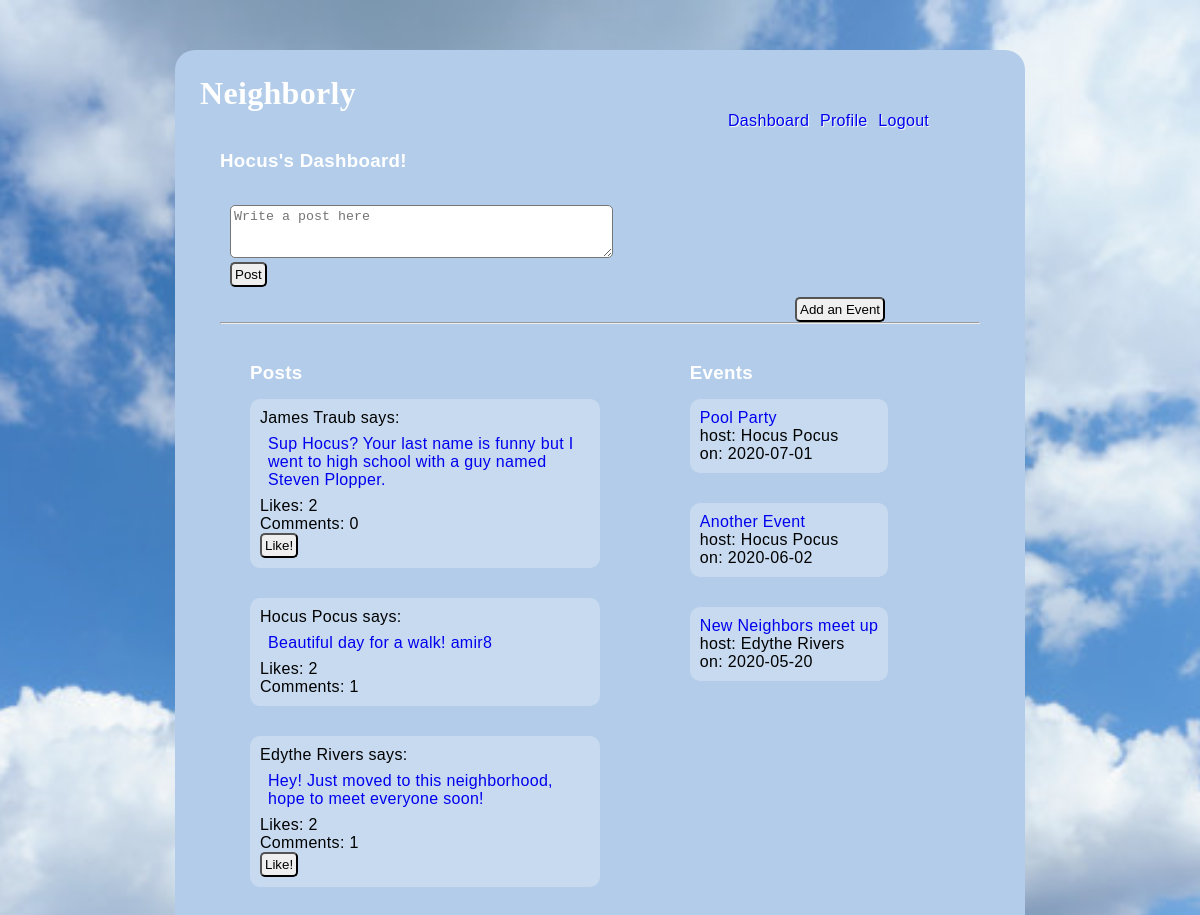
/dashboard (signed in), run on the app's committed database.
### models.py (models this page shows)
class User(db.Model):
    __tablename__ = "users"
    id = db.Column(db.Integer, primary_key=True)
    first_name = db.Column(db.String(45))
    last_name = db.Column(db.String(45))
    email = db.Column(db.String(255))
    address_id = db.Column(db.Integer, db.ForeignKey('addresses.id', ondelete='cascade'))
    address = db.relationship('Address', foreign_keys=[address_id])
    password_hash=db.Column(db.String(255))
    profile_pic = db.Column(db.Text)
    likes_sent = db.relationship('Post', secondary=likes_table, passive_deletes=True)
    all_post = db.relationship('Post', back_populates="user", cascade="all, delete, delete-orphan")
    all_event = db.relationship('Event', back_populates="user", cascade="all, delete, delete-orphan")
    post_comments = db.relationship('Post_comment', back_populates="user", cascade="all, delete, delete-orphan")
    event_comments = db.relationship('Event_comment', back_populates="user", cascade="all, delete, delete-orphan")
    created_at = db.Column(db.DateTime, server_default = func.now())
    updated_at = db.Column(db.DateTime, server_default = func.now(), onupdate = func.now())
    @property
    def full_name(self):
        return self.first_name + ' ' + self.last_name

class Post(db.Model):
    __tablename__ = "posts"
    id = db.Column(db.Integer, primary_key=True)
    message = db.Column(db.String(255))
    user_id = db.Column(db.Integer, db.ForeignKey('users.id', ondelete='cascade'))
    user = db.relationship('User', foreign_keys=[user_id])
    likes_rec = db.relationship('User', secondary=likes_table, passive_deletes=True)
    all_comment = db.relationship('Post_comment', back_populates="post", cascade="all, delete, delete-orphan")
    created_at = db.Column(db.DateTime, server_default = func.now())
    updated_at = db.Column(db.DateTime, server_default = func.now(), onupdate = func.now())
    @property
    def num_likes(self):
        return len(self.likes_rec)
    @property
    def num_comments(self):
        return len(self.all_comment)

class Event(db.Model):
    __tablename__ = "events"
    id = db.Column(db.Integer, primary_key=True)
    title = db.Column(db.String(100))
    description = db.Column(db.String(255))
    date = db.Column(db.String(45))
    time = db.Column(db.String(45))
    user_id = db.Column(db.Integer, db.ForeignKey('users.id', ondelete='cascade'))
    user = db.relationship('User', foreign_keys=[user_id])
    location_id = db.Column(db.Integer, db.ForeignKey('event_locations.id', ondelete='cascade'))
    location = db.relationship('Event_location', foreign_keys=[location_id])
    all_comment = db.relationship('Event_comment', back_populates="event", cascade="all, delete, delete-orphan")
    created_at = db.Column(db.DateTime, server_default = func.now())
    updated_at = db.Column(db.DateTime, server_default = func.now(), onupdate = func.now())

### controller.py (the view)
def dashboard():
    if 'user_id' not in session:
        return redirect("/")
    posts = Post.query.all()
    events = Event.query.all()
    cur_user = User.query.filter_by(id=session['user_id'])
    return render_template("dashboard.html", all_posts = posts, all_events = events,all_users = cur_user )

### templates/dashboard.html (shortened to what this page needs)
<!DOCTYPE html>
<html lang="en">
<head>
    <link rel="stylesheet" type="text/css" href="{{ url_for('static', filename='style_dashboard.css') }}">
</head>
<body>
    <div class="container_dashboard">
        <h1>Neighborly</h1>
        <div class="navigation">
            <a href="/dashboard">Dashboard</a>
            <a href="/my_profile">Profile</a>
            <a href="/logout">Logout</a>
        </div>
        <div class="dashboard">
            {% for cur_user in all_users %}
            <h3>{{cur_user.first_name}}'s Dashboard!</h3>
            {% endfor %}
            <br>
            <form action="/add/post" method="POST">
                <p> <textarea name="message" cols="45" rows="3" placeholder="Write a post here"></textarea></p>
                <input type="submit" value="Post">
            </form>
            <a href="/events"><button>Add an Event</button></a>
            <hr>
            <br>
        </div>
        <div class="posts">
            <h3>Posts</h3>
            <ul>
                {% for post in all_posts %}
                <li>
                    <p>{{post.user.full_name}} says:</p>
                    <blockquote><a href="/post/details/{{post.id}}">{{post.message}}</a></blockquote>
                    <p>Likes: {{ post.num_likes }} </p>
                    <p>Comments: {{ post.num_comments }} </p>
                    {% if session['user_id'] != post.user_id %}
                        <a href="/add/like/{{post.id}}"><button>Like!</button></a>
                    {% endif %}
                </li>
                {% endfor %}
            </ul>
        </div>
        <div class="events">
            <h3>Events</h3>
            <ul>
                {% for event in all_events %}
                <li>
                    <p><a href="/event/details/{{event.id}}">{{event.title}}</a></p>
                    <p>host: {{event.user.first_name}} {{event.user.last_name}}</p>
                    <p>on: {{event.date}}</p>
                </li>
                {% endfor %}
            </ul>
        </div>
    </div>
</body>
</html>

### static/style_dashboard.css (style rules this page uses)
* { margin: 0px; padding: 0px; }
body { background-repeat: no-repeat; background-attachment: fixed; background-size: cover; background-position: top; background-image: url("clouds.png"); width: 100%; height: 100%; font-family: Arial, Helvetica; letter-spacing: 0.02em; font-weight: 400; -webkit-font-smoothing: antialiased; }
.container_dashboard { width: 800px; background-color: rgb(178, 204, 233); margin: 50px auto; padding: 25px; border-radius: 20px; font-family: 'Lucida Sans', 'Lucida Sans Regular', 'Lucida Grande', 'Lucida Sans Unicode', Geneva, Verdana, sans-serif; }
.container_dashboard h1 { font-family: cursive; color: white; }
.container_dashboard li { list-style: none; }
.navigation { margin-left: 525px; border-radius: 2px; color: white; text-shadow: 1px 1px 1px white }
.navigation a { padding: 3px; text-decoration: none; }
.dashboard { padding: 20px; }
.dashboard h3 { padding-bottom: 5px; color: white; }
.dashboard form { padding: 10px; }
.dashboard form input { border-radius: 5px; padding: 3px; }
.dashboard button { vertical-align: bottom; border-radius: 5px; padding: 3px; }
.dashboard textarea { border-radius: 5px; padding: 3px; }
.dashboard button { margin-left: 575px; }
.events { margin-bottom: 30px; display: inline-block; width: 270px; vertical-align: top; margin-left: 85px; }
.events li { margin-top: 15px; margin-bottom: 30px; padding: 10px; background-color: rgba(255, 255, 255, 0.267); border-radius: 10px; }
.events ul { display: inline-block; }
.events h3 { color: white; }
.events a { text-decoration: none; }
.posts { margin-bottom: 30px; display: inline-block; width: 350px; vertical-align: top; margin-left: 50px; }
.posts li { margin-top: 15px; margin-bottom: 30px; padding: 10px; background-color: rgba(255, 255, 255, 0.267); border-radius: 10px; }
.posts ul { display: inline-block; }
.posts button { border-radius: 5px; padding: 3px; }
.posts a { text-decoration: none; }
.posts blockquote { padding: 8px; }
.posts h3 { color: white; }

### data on the page
User: first_name "Hocus"
Post: user.full_name "James Traub", message "Sup Hocus? Your last name is funny but I went to high school with a guy named Steven Plopper.", num_likes "2", num_comments "0"
Post: user.full_name "Hocus Pocus", message "Beautiful day for a walk! amir8", num_likes "2", num_comments "1"
Post: user.full_name "Edythe Rivers", message "Hey! Just moved to this neighborhood, hope to meet everyone soon!", num_likes "2", num_comments "1"
Event: title "Pool Party", user.first_name "Hocus", user.last_name "Pocus", date "2020-07-01"
Event: title "Another Event", user.first_name "Hocus", user.last_name "Pocus", date "2020-06-02"
Event: title "New Neighbors meet up", user.first_name "Edythe", user.last_name "Rivers", date "2020-05-20"
